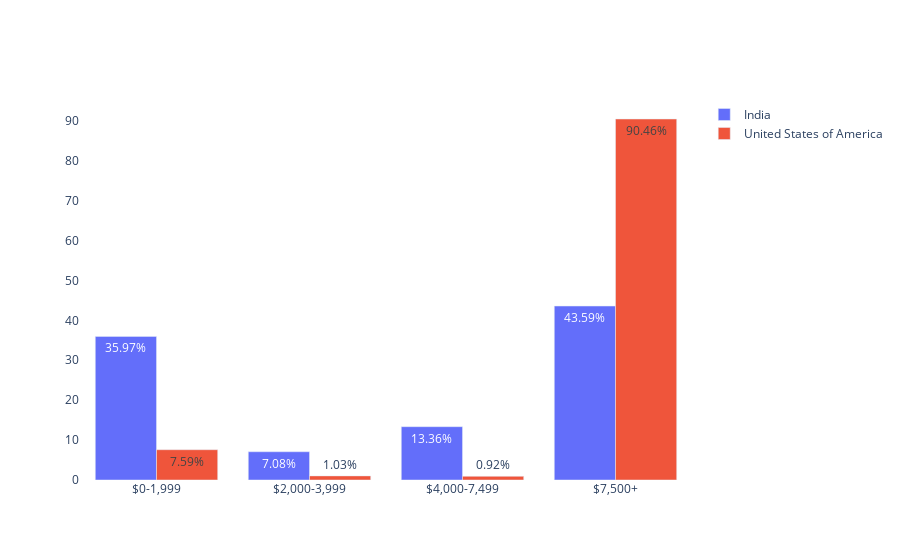

Here is the notebook cell this chart was saved with:
### Code cell
fig = go.Figure()
for country, group in data.groupby('Q3'):
    # print(gender, group)
    fig.add_trace(go.Bar(x=group['Q25'], y=group['Percentage'], name=country, text = group['Percentage'].astype(str) + "%",
                  textposition='auto'))      # text이하는 막대에 숫자 넣기위함

fig.update_layout(plot_bgcolor='white')

fig.show()

### Figure 1 — Plotly figure (JSON) as saved in the notebook; plotly's stock layout.template omitted (floating-point values rounded to 4 significant figures)
{"data": [{"name": "India", "text": ["35.97%", "7.08%", "13.36%", "43.59%"], "textposition": "auto", "type": "bar", "x": ["$0-1,999", "$2,000-3,999", "$4,000-7,499", "$7,500+"], "y": [35.97, 7.08, 13.36, 43.59]}, {"name": "United States of America", "text": ["7.59%", "1.03%", "0.92%", "90.46%"], "textposition": "auto", "type": "bar", "x": ["$0-1,999", "$2,000-3,999", "$4,000-7,499", "$7,500+"], "y": [7.59, 1.03, 0.92, 90.46]}], "layout": {"autosize": true, "plot_bgcolor": "white", "xaxis": {"autorange": true, "range": [-0.5, 3.5], "type": "category"}, "yaxis": {"autorange": true, "range": [0, 95.22], "type": "linear"}}}
